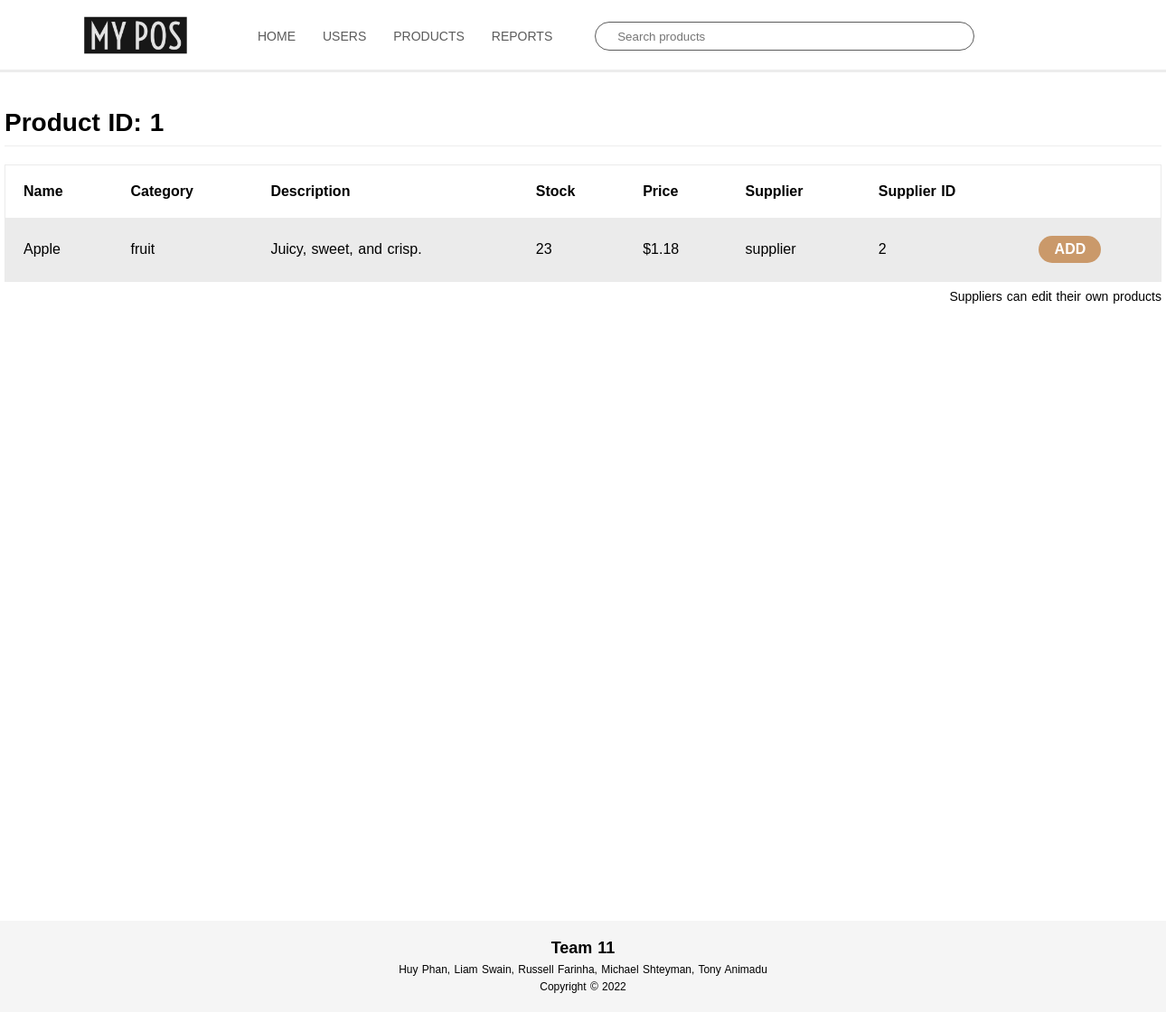
The app's page /view_item.php?id=1 with its own data.
### tables this page shows
CREATE TABLE `products` (
  `id` int(10) UNSIGNED NOT NULL,
  `name` varchar(255) NOT NULL,
  `category` varchar(255) DEFAULT NULL,
  `stock` int(10) UNSIGNED NOT NULL DEFAULT 0,
  `description` varchar(255) DEFAULT NULL,
  `supplier_id` int(10) UNSIGNED NOT NULL,
  `price` float UNSIGNED DEFAULT 0
);

CREATE TABLE `users` (
  `user_id` int(10) UNSIGNED NOT NULL,
  `username` varchar(64) NOT NULL,
  `email` varchar(64) NOT NULL,
  `pass` varchar(255) NOT NULL,
  `first_name` varchar(32) DEFAULT NULL,
  `last_name` varchar(32) DEFAULT NULL,
  `registration_date` datetime NOT NULL,
  `street` varchar(64) DEFAULT NULL,
  `city` varchar(32) DEFAULT NULL,
  `state` varchar(32) DEFAULT NULL,
  `zip_code` varchar(8) DEFAULT NULL,
  `country` varchar(32) DEFAULT NULL
);

CREATE TABLE `suppliers` (
  `supplier_id` int(10) UNSIGNED NOT NULL,
  `user_id` int(10) UNSIGNED NOT NULL,
  `company_name` varchar(255) DEFAULT NULL
);

### view_item.php (the view, shortened to what this page needs)
<link rel="stylesheet" type="text/css" href="/css/table.css">
<?php
if (isset($_GET['id'])) {
    $id = $_GET['id'];
}
$q = "SELECT p.id, p.name, p.category, p.stock, p.price, p.description, s.supplier_id, u.username
      FROM products AS p, suppliers AS s, users AS u
      WHERE p.supplier_id=s.supplier_id AND s.user_id = u.user_id AND p.id=$id";
$r = @mysqli_query($dbc, $q);
$num = mysqli_num_rows($r);
$row = mysqli_fetch_array($r, MYSQLI_ASSOC);
$prodInfo = [
    "name" => $row['name'],
    "category" => $row['category'],
    "description" => $row['description'],
    "stock" => $row['stock'],
    "price" => $row['price'],
    "username" => $row['username'],
    "supplier_id" => $row['supplier_id'],
    "item_id" => $row['id']
];
echo '<div class="page-header"><h1 style="display: inline">Product ID: </h1><h1 id="prodId" style="display: inline">' . $prodInfo['item_id'] . '</h1></div>';
if ($num > 0) {
    echo '<table>
        <thead>
        <tr>
            <th align="left">Name</th>
            <th align="left">Category</th>
            <th align="left">Description</th>
            <th align="left">Stock</th>
            <th align="left">Price</th>
            <th align="left">Supplier</th>
            <th align="left">Supplier ID</th>
        </tr>
        </thead>
        <tbody>';
    echo '<tr>
        <td align="left" id="name">' . $row['name'] . '</td>
        <td align="left" id="category">' . $row['category'] . '</td>
        <td align="left" id="description">' . $row['description'] . '</td>
        <td align="left" id="stock">' . $row['stock'] . '</td>
        <td align="left" id="price">$' . number_format($row['price'], 2) . '</td>
        <td align="left" id="username">' . $row['username'] . '</td>
        <td align="left" id="supplier_id">' . $row['supplier_id'] . '</td>';
    if (isset($_SESSION['cart_id'])) {
        echo '<td class="add-item-td" align="left">';
        $q = "SELECT quantity FROM items WHERE cart_id={$_SESSION['cart_id']} AND product_id={$row['id']}";
        $r2 = @mysqli_query($dbc, $q);
        $num = mysqli_num_rows($r2);
        $row2 = mysqli_fetch_row($r2);
        if ($num > 0 && $row2[0] > 0) {
            echo '<div id="item-' . $row['id'] . '" class="add-item-container"
                onClick="addItem(' . $row['id'] . ', ' . 0 . ', ' . $row2[0] . ');">
                    <span id="item-' . "{$row['id']}" . '-amt" style="width: 25px; text-align: center;">';
            echo "$row2[0]";
        } else {
            echo '
            <div id="item-' . $row['id'] . '" class="add-item-container"
                onClick="addItem(' . $row['id'] . ');">
                <span>';
            echo 'ADD';
        }
        echo '
                    </span>
                </div>
            </td>';
    } else {
        echo '<td class="add-item-td" align="left">';
        echo '<div class="add-item-container" onClick="alert(`Please sign in to purchase items`);">
            <span>ADD</span>
            </div></td>';
    }
    echo '</tr>';
    echo '</tbody></table>';
    $cnum = 0;
    if ($cnum <= 0) {
        echo '<p style="float: right">Suppliers can edit their own products</p>';
    } else if ($cnum >= 0) {
        echo '<script type="text/javascript">';
        echo '
    var oItem = {
        name: document.getElementById("name").textContent,
        category: document.getElementById("category").textContent,
        description: document.getElementById("description").textContent,
        stock: document.getElementById("stock").textContent,
        price: document.getElementById("price").textContent,
        item_id: document.getElementById("prodId").textContent
    }
    ';
        echo '</script>';
        echo '<p id="editButton" style="float: right; margin: 5px 5px; cursor: pointer; color: #657ef8;" onclick="editClick(oItem)">Edit</p>';
        echo '<p id="cancelButton" style="float: right; display: none; margin: 5px 5px; cursor: pointer; color: #657ef8;" onclick="cancelClick(oItem)">Cancel</p>';
        echo '<p id="saveButton" style="float: right; display: none; margin: 5px 5px; cursor: pointer; color: #657ef8;" onclick="saveClick(oItem)">Save</p>';
    }
} else {
    echo '<p class="error">This product does not exist.</p>';
}

### css/table.css (style rules this page uses)
html, body { margin: 0 !important; height: 100% !important; overflow: hidden !important; }
table { width: 100%; border-spacing: 15px 1rem; border: 1px solid #ebebeb; border-collapse: collapse; }
th { background: #fff; }
th, td { padding: 20px; }
tr:nth-child(odd) { background: #ebebeb; }
.add-item-container { width: 69px; max-height: 31.25px; text-decoration: none; color: #fff; background-color: #ca996a; padding: 6px 24px; border-radius: 15px; cursor: pointer; display: inline-flex; justify-content: center; text-align: center; font-weight: bold; align-items: center; }

### css/header-navbar.css (style rules this page uses)
html { position: relative; min-height: 100%; }
body { font-family: Helvetica; font-size: 14px; word-spacing: 1px; min-width: 1280px; overflow: auto; }
.header { position: fixed; top: 0; left: 0; z-index: 999; width: 100%; height: 80px; background-color: #fff; border-bottom: 3px solid #ececec; min-width: 1280px; text-decoration: none; }
.body { position: relative; width: 100%; height: 100%; overflow: hidden; top: 80px; padding-bottom: 256px; }
.body-content { width: 1280px; margin: 0 auto; }
.body-content .page-header { padding-bottom: 9px; margin: 40px 0 20px; border-bottom: 1px solid #eee; }
.body-content p { margin-top: 8px; }
.footer { position: absolute; bottom: 0; width: 100%; background-color: #f5f5f5; }
.footer-content { width: 1280px; margin: 16px auto; height: 69px; text-align: center; align-items: center; justify-content: center; font-size: 12px; line-height: 1.6; }
.header button { display: flex; align-items: center; background: none; border: none; outline: none; cursor: pointer; }
.header a { text-decoration: none; }
.header-logo { float: left; margin-left: 6px; width: 264px; height: 80px; }
.header-logo a { display: block; margin-left: 64px; width: 160px; height: 80px; }
.header-logo img { display: inline; width: 160px; height: 160px; margin-top: -55px; pointer-events: none; }
.header-navwrap { display: inline-block; position: relative; }
.header-navbar { display: inline-block; }
.header-navitem { display: flex; position: relative; align-items: center; float: left; width: auto; height: 80px; line-height: 80px; margin: 0 15px; color: #5b5b5b; text-align: center; cursor: pointer; text-decoration: none; }
.header-search-bar { display: flex; margin-left: 32px; cursor: default; }
.header-search-bar .input-container { display: flex; position: relative; width: 420px; height: 32px; border: 1px solid #5b5b5b; border-radius: 25px; padding: 0 16px; }
.header-search-bar input { width: 100%; border: none; outline: none; }
.header-login { display: flex; position: absolute; justify-content: flex-end; top: 0; right: 101px; height: 100%; cursor: pointer; }
.header-login .menu { display: flex; align-items: center; position: relative; padding: 3px 6px 0 0; background: transparent; outline: none; border: 0; list-style-type: none; }
.header-cart { display: flex; position: absolute; top: 0; right: 36px; width: 28px; height: 100%; justify-content: center; cursor: pointer; }

### records on screen
products: id "1", name "Apple", category "fruit", description "Juicy, sweet, and crisp.", stock "23", price "1.18", users.username "supplier", supplier.supplier_id "2"
